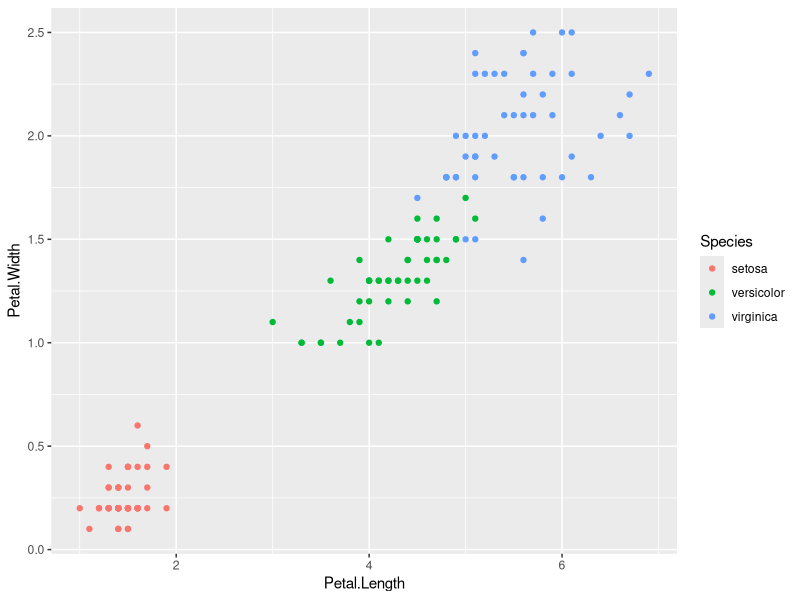
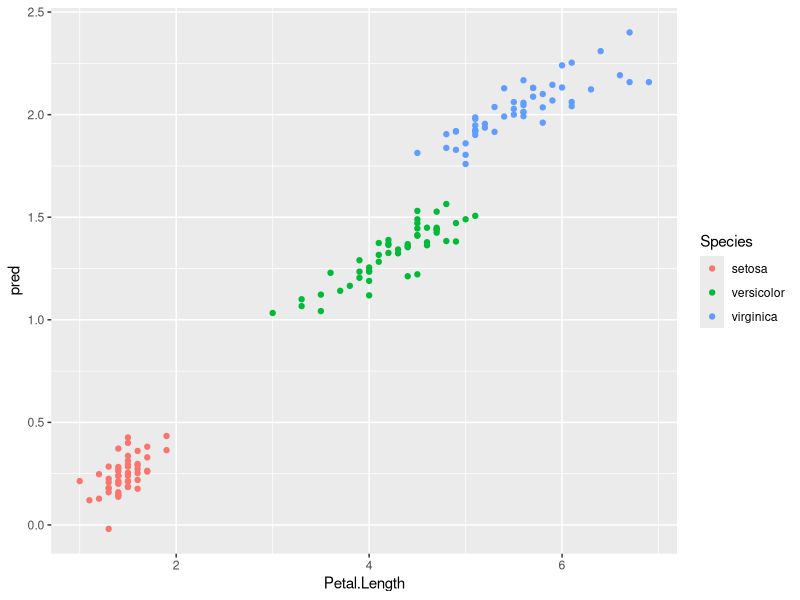

R code for these plots, in order:
# Regresión lineal multiple 
#solo hay que cambiar lm.modelo
library (data.table)
library(ggplot2)

irisDT <- as.data.table(iris)

#set seed
set.seed(123)

#creando el model
lm.modelo <- lm(Petal.Width~. , data= irisDT) #predecir ancho por [largo]

summary(lm.modelo)

coef.cor <- cor(irisDT$Petal.Width,irisDT$Petal.Length)
coef.cor^2

#coeficientes
lm.modelo$coefficients

ggplot( data= irisDT,
        aes(x= Petal.Length,
            y= Petal.Width,
            colour= Species))+
  geom_point()+
  geom_abline(intercept=lm.modelo$coefficients[1],slope=lm.modelo$coefficients[2])

#predicciones
predicciones <- predict(lm.modelo)

#asignar prediccion a iris
irisDT[,pred := predicciones]

ggplot( data= irisDT,
        aes(x= Petal.Length,
            y= pred,                           #cambiamos aqui
            colour= Species))+
  geom_point()+
  geom_abline(intercept=lm.modelo$coefficients[1],slope=lm.modelo$coefficients[2])

#calculo RMSE
rmse <- sqrt(mean((irisDT$Petal.Width-irisDT$pred)^2))  #error 0.16 contando los valores mas grandes

mae <- mean((irisDT$Petal.Width-irisDT$pred)^2) #error 0.02
